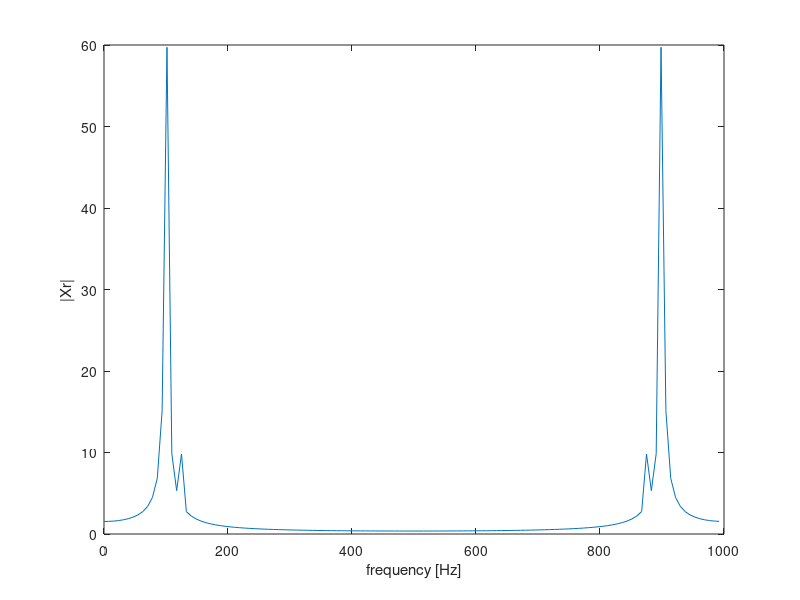
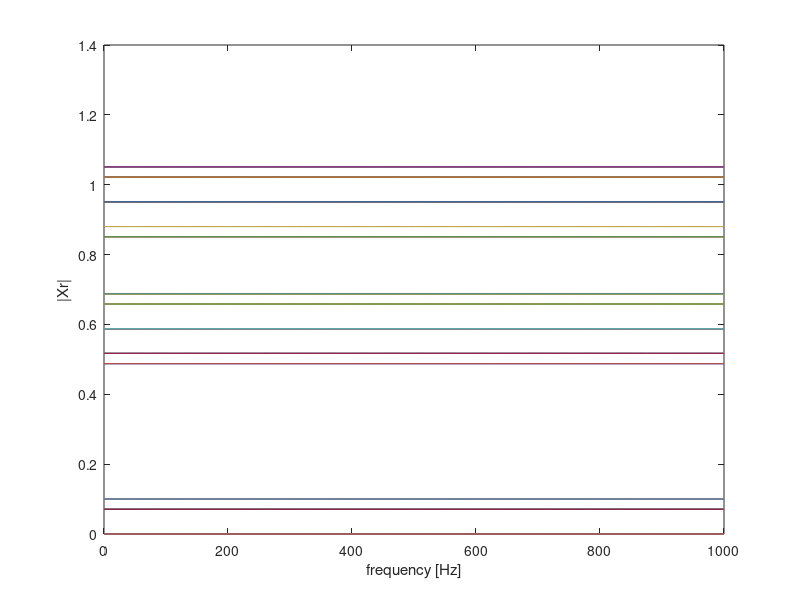
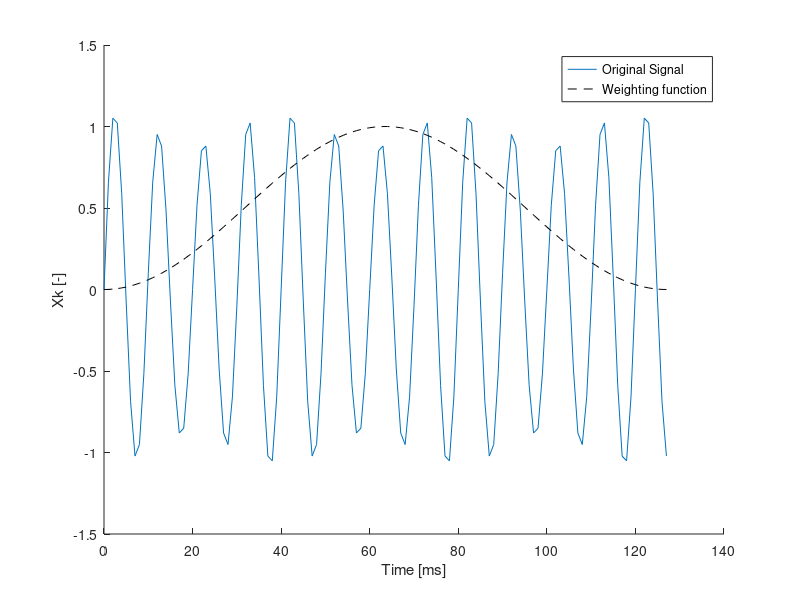

These charts were generated, in order, by the following MATLAB code: (Note: a time limit stopped this script after it produced the figures.)
%% Assignment 2: Advanced Aircraft Noise
% By: Elisabeth and Joshua

clear;

%% Constants

delta = 0.001;
N = 128;
f1 = 100;
f2 = 125;

k = 0:1:N-1;

xk = sin(2*pi*f1*k*delta) + 0.1*sin(2*pi*f2*k*delta);

plot(k, xk)

%% Part I

fr = k / (N*delta);

Xr = fft(xk);

peak1 = abs(Xr(14)) / 1;
peak2 = abs(Xr(17)) / 0.1;

figure(1);
plot(fr, abs(Xr))
xlabel('frequency [Hz]')
ylabel('|Xr|')

%% Part II

N = 128;
k = 0:1:N-1;

xk = sin(2*pi*f1*k*delta) + 0.1*sin(2*pi*f2*k*delta);
xk_padded = resize(xk, 2048);

N_padded = 2048;
k_padded = 0:1:N_padded-1;

Xr_padded = fft(xk_padded);
fr_padded = k_padded / (N_padded*delta);

figure(2);
plot(fr_padded, abs(Xr_padded))
xlabel('frequency [Hz]')
ylabel('|Xr|')

peak1_padded = abs(Xr_padded(206))/1;
peak2_padded = abs(Xr_padded(260))/0.1;

%% Part III

N = 128;
k = 0:1:N-1;
xk = sin(2*pi*f1*k*delta) + 0.1*sin(2*pi*f2*k*delta);

hanning_weighting = hann(N).';
xk_weighted = xk.*hanning_weighting;
fr = k / (N*delta);

figure();
hold on
plot(k, xk)
plot(k, hanning_weighting, "k--")
xlabel("Time [ms]")
ylabel("Xk [-]")
legend("Original Signal", "Weighting function")

figure();
plot(k, xk_weighted)
xlabel("Time [ms]")
ylabel("Xk [-]")

xk_weighted_padded = resize(xk_weighted, 2048);

N_padded = 2048;
k_padded = 0:1:N_padded-1;

Xr_weighted_padded = fft(xk_weighted_padded);
fr_weighted_padded = k_padded / (N_padded*delta);

figure(4);
plot(fr_weighted_padded, abs(Xr_weighted_padded))
xlabel('frequency [Hz]')
ylabel('|Xr|')

peak1_weighted = abs(Xr_weighted_padded(206));
peak2_weighted = abs(Xr_weighted_padded(250)) / 0.1;

%% END
